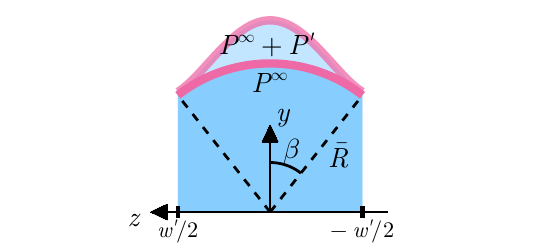

Write the Julia code that produced this figure.
using CairoMakie, ColorSchemes, LaTeXStrings, MathTeXEngine
using FileIO, UnPack, NaturalSort
cd(@__DIR__)
include("../preamble.jl")

with_theme(My_theme) do 
    fig = Figure(size = (402, 176), figure_padding = (1,14,1,10))
        ax21 = Axis(fig[1,1])
        ax21.aspect = DataAspect()
        ax21.limits = (-12, 12, -2.5, 16)
        hidedecorations!(ax21)
        hidespines!(ax21)
        # Define deformed profile
        R = 12
        θp = pi/2 - 2/3
        θm = pi/2 + 2/3
        z = -R*cos(θp):0.01:R*cos(θp)
        tb = 0.1
        w = 2*R*cos(θp)
        y =  80*(1 .- 4/(w*tb)*coth(tb*w/2) .- (2*z/w).^2 .+ 4/(w*tb)*cosh.(tb*z)/sinh(tb*w/2)) .+ R .- z.^2/(2*R)
        yref = R .- z.^2/(2*R)
        band!(ax21, z, fill(0,length(z)), y; color = (:skyblue1, 0.5))
        band!(ax21, z, fill(0,length(z)), yref; color = (:skyblue1, 1))
        # Axis
        arrows!(ax21, [R*cos(θp)+2], [0], [-19], [0], linewidth = 3, arrowsize = 16)
        lines!(ax21, [R*cos(θp), R*cos(θp)], 0.5*[-1, 1], color = :black)
        lines!(ax21, -[R*cos(θp), R*cos(θp)], 0.5*[-1, 1], color = :black)
        arrows!(ax21, [0], [0], [0], [7], linewidth = 3, arrowsize = 16)
        text!(ax21, R*cos(θp), -1.5, text = L"-w'/2", align = (:center, :center), fontsize = 16)
        text!(ax21, -R*cos(θp), -1.5, text = L"w'/2", align = (:center, :center), fontsize = 16)
        text!(ax21, -11, -0.5, text = L"z", align = (:center, :center), fontsize = 20)
        text!(ax21, 1, 8, text = L"y", align = (:center, :center), fontsize = 20)
        # Cone def
        lines!(ax21, [0, R*cos(θp)], [0, R*sin(θp)], linewidth = 2, color = :black, linestyle = :dash)
        lines!(ax21, [0, -R*cos(θp)], [0, R*sin(θp)], linewidth = 2, color = :black, linestyle = :dash)
        arc!(ax21,Point2f(0), R, θp, θm, linewidth = 6 , color = :hotpink2)
        
        lines!(ax21, z, y, linewidth = 6 , color = (:hotpink2, 0.75))
        
        # Angles
        arc!(ax21,Point2f(0), 4, θp, pi/2, linewidth = 2 , color = :black)
        text!(ax21, 1.7, 5, text = L"\beta", align = (:center, :center), fontsize = 20)
        # Radii
        text!(ax21, 5.5, 6, text = L"\bar{R}", align = (:center, :top), fontsize = 20)
        # Pressure
        text!(ax21, 0, 10.5, text = L"P^\infty", align = (:center, :center), fontsize = 20)
        text!(ax21, -0.35, 13.5, text = L"P^\infty + P'", align = (:center, :center), fontsize = 20)

        
    display(fig)
    save(joinpath(@__DIR__,"FigureC.pdf"),fig; pt_per_unit = 1)
end      

## Saving pie syntax for the future
# Reference and deformed pies
#pie!(ax21, [0.8] , normalize=false, offset = pi/2 - 1/2 + 1/10, radius = rdr, color = (:skyblue1, 0.5), strokewidth = 0)
#pie!(ax21, [1] , normalize=false, offset = pi/2 - 1/2, radius = 15, color = :skyblue1)